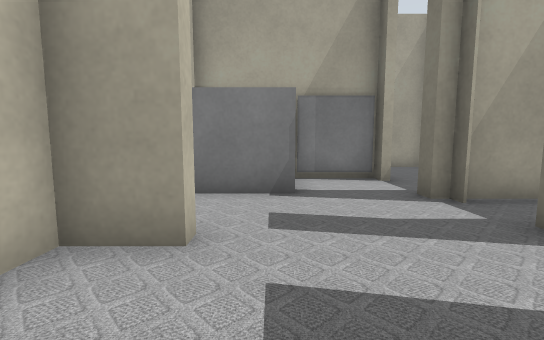
view 1 (above)

13 first-person views from a walk through a robot-simulator world made for Gazebo. The camera is 0.5 m above the floor, tilts 6° down and sees 90° across. Floor lines are 1 m apart. The floor is counted in squares, 0.5 m on a side. Each view is taken from the middle of a square. On the plan, view 1 faces up. The plan holds only what a view shows up to about 11 squares ahead; the rest is blank. The place goes on beyond the plan.

view 2
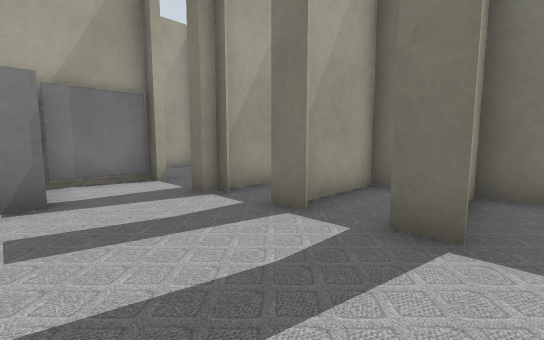

view 3
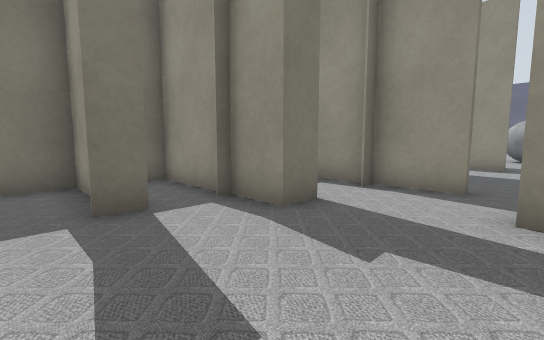

view 4
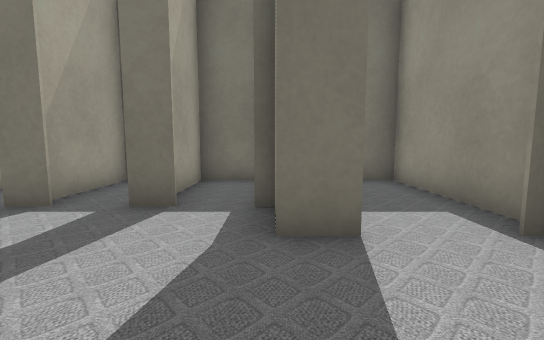

view 5
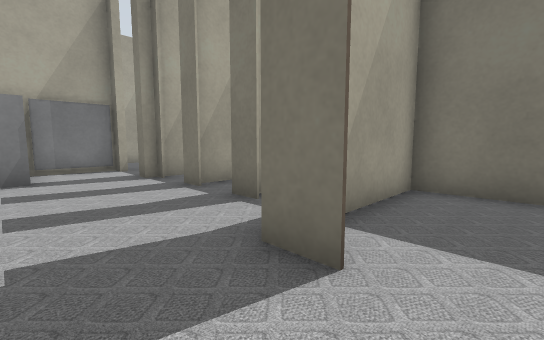

view 6
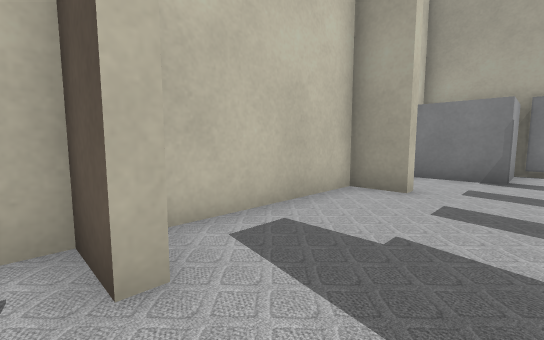

view 7
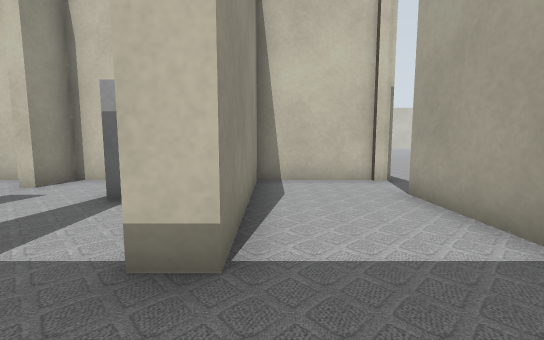

view 8
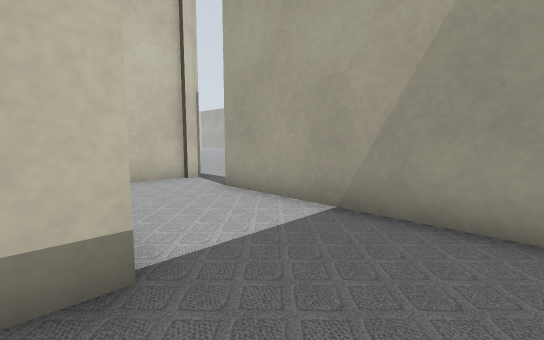

view 9
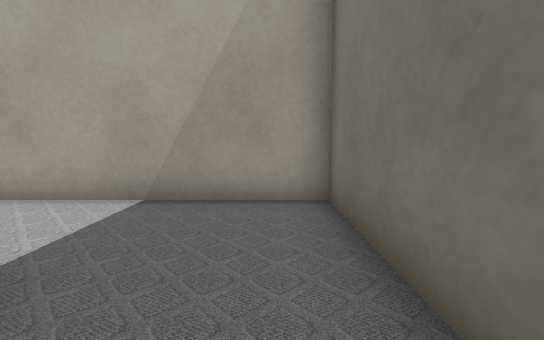

view 10
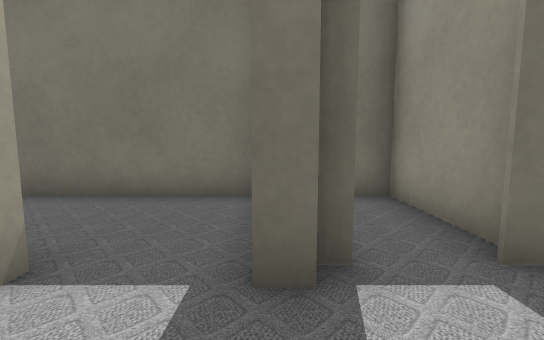

view 11
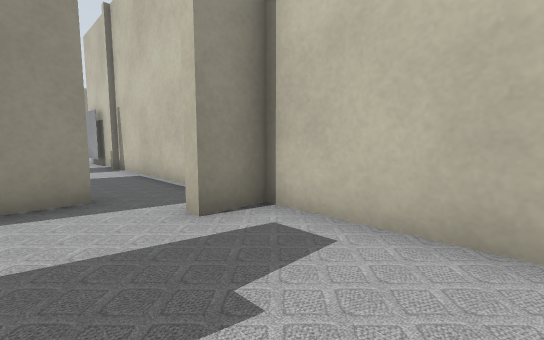

view 12
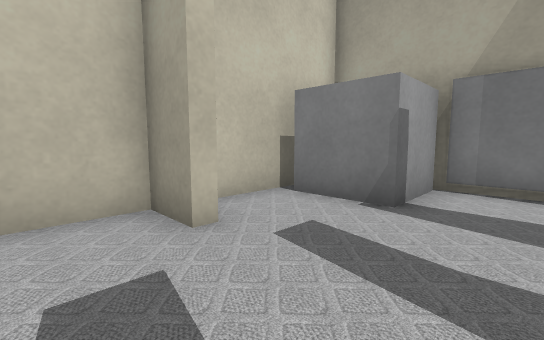

view 13
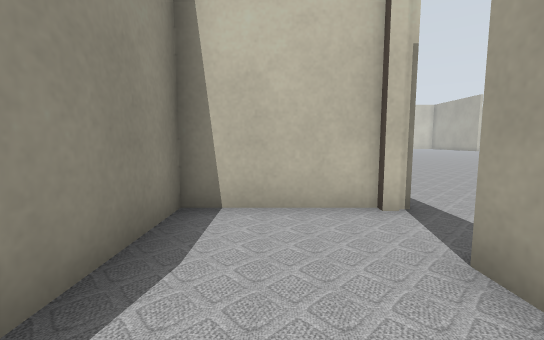

### Floor plan
Key: @ floor where view 1 was taken; # wall or solid block; x gap in a wall; . floor; M marker; T thing the floor can be seen under or through; O other object.
Columns run from 2 left of view 1 to 6 right of it. Each row starts with its distance up from view 1.
 11 x.#######
 10 #.......#
  9 #.......#
  8 ######..#
  7 #OOMM#..#
  6 # O.....#
  5 #OO..####
  4 #....####
  3 ##...####
  2 #.......#
  1 #.....###
  0 #.@.....#
 -1 #...#####
 -2 #T......#
 -3 #T......#
 -4 #.T######
 -5 #..
 -6 #..
 -7 #..
 -8 #..
 -9 #...
-10 #.##
-11 #
-12 #
-13 O

Where each view was taken, in squares from view 1:
view 1: 0 up, 0 right, facing up
view 2: 0 up, 0 right, facing up-right
view 3: 2 up, 1 left, facing down-right
view 4: 1 down, 1 left, facing right
view 5: 3 down, 0 right, facing up-right
view 6: 3 down, 1 right, facing up-left
view 7: 8 up, 5 right, facing left
view 8: 7 up, 5 right, facing up-left
view 9: 6 up, 5 right, facing up
view 10: 5 up, 1 right, facing right
view 11: 1 up, 1 right, facing down-left
view 12: 1 up, 2 right, facing up-left
view 13: 9 up, 2 right, facing left
